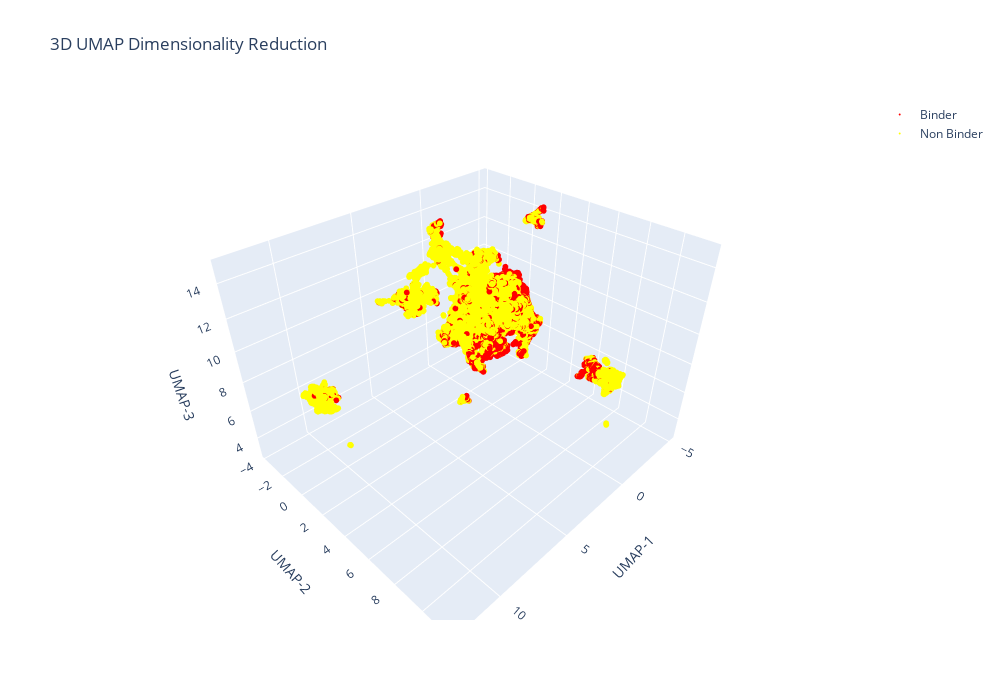

Source (notebook cell):
### Code cell
def flatten_labeled_data(unlabeled_data, labels):
    umap_df = flatten_data(unlabeled_data)
    umap_df['Labels'] = pd.DataFrame(labels, columns=['Labels'])['Labels'].apply(lambda x: 'Binder' if x > 0.5 else 'Non Binder')
    return umap_df

# print(flatten_labeled_data(pt, labels).head)


def umap_reduction(umap_df, n_components=2, n_neighbors=15, min_dist=0.1, metric='euclidean', random_state=42):
    reducer = umap.UMAP(
        n_components=n_components,
        n_neighbors=n_neighbors,
        min_dist=min_dist,
        metric=metric,
        random_state=random_state
    )

    umap_result = reducer.fit_transform(umap_df.iloc[:, :-1])  # Assuming the last column is 'Labels'

    return pd.DataFrame(umap_result, columns=[f'UMAP-{i+1}' for i in range(n_components)])

def plot_2d_umap(umap_result, labels):
    umap_df = pd.concat([umap_result, labels], axis=1)

    plt.figure(figsize=(10, 8))
    sns.scatterplot(x='UMAP-1', y='UMAP-2', hue='Labels', data=umap_df, palette={'Binder': 'red', 'Non Binder': 'blue'}, s=5)
    plt.title('UMAP Dimensionality Reduction')
    plt.show()


# umap_df = flatten_labeled_data(pt, labels)
# umap_default = umap_reduction(umap_df)
# plot_2d_umap(umap_default, umap_df['Labels'])

# umap_20_neighbors = umap_reduction(umap_df, n_neighbors=20)
# umap_10_neighbors = umap_reduction(umap_df, n_neighbors=10)
# umaps_to_test = [umap_default, umap_20_neighbors, umap_10_neighbors]
# for i in umaps_to_test:
#     plot_2d_umap(i, umap_df['Labels'])


def plot_3d_umap(umap_result, labels, graph_size=(1000, 700), point_size=5):
    umap_df = pd.concat([umap_result, labels], axis=1)

    fig = go.Figure()

    for label, color in {'Binder': 'red', 'Non Binder': 'yellow'}.items():
        subset = umap_df[umap_df['Labels'] == label]
        fig.add_trace(go.Scatter3d(
            x=subset['UMAP-1'],
            y=subset['UMAP-2'],
            z=subset['UMAP-3'],
            mode='markers',
            marker=dict(size=point_size, color=color),
            name=label
        ))

    # Update layout for better visualization
    fig.update_layout(
        title='3D UMAP Dimensionality Reduction',
        scene=dict(
            xaxis_title='UMAP-1',
            yaxis_title='UMAP-2',
            zaxis_title='UMAP-3'
        ),
        width=graph_size[0],
        height=graph_size[1]
    )

    fig.show()



# umap_3d_default = umap_reduction(umap_df, n_components = 3)

plot_3d_umap(umap_3d_default, umap_df['Labels'], point_size = 2)

### Figure 1 — Plotly figure (JSON) as saved in the notebook; plotly's stock layout.template omitted (floating-point values rounded to 4 significant figures; data arrays with more than 128 entries replaced by an {"elided": "..."} marker saying what was removed)
{"data": [{"marker": {"color": "red", "size": 2}, "mode": "markers", "name": "Binder", "type": "scatter3d", "x": {"elided": "8955 float values"}, "y": {"elided": "8955 float values"}, "z": {"elided": "8955 float values"}}, {"marker": {"color": "yellow", "size": 2}, "mode": "markers", "name": "Non Binder", "type": "scatter3d", "x": {"elided": "25191 float values"}, "y": {"elided": "25191 float values"}, "z": {"elided": "25191 float values"}}], "layout": {"height": 700, "scene": {"xaxis": {"title": {"text": "UMAP-1"}}, "yaxis": {"title": {"text": "UMAP-2"}}, "zaxis": {"title": {"text": "UMAP-3"}}}, "title": {"text": "3D UMAP Dimensionality Reduction"}, "width": 1000}}
